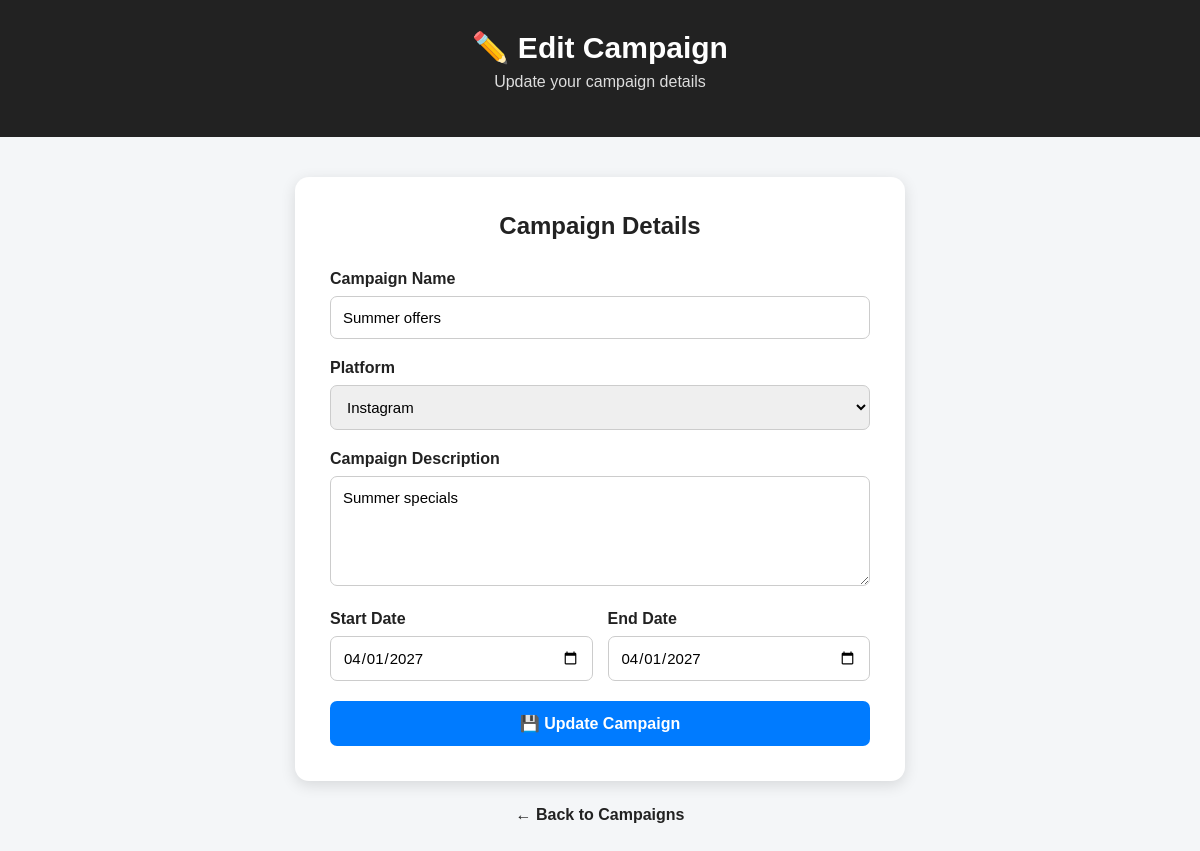
/edit-campaign/2, run on the app's committed database.
### tables this page shows
CREATE TABLE campaigns (
            id INTEGER PRIMARY KEY AUTOINCREMENT,
            name TEXT NOT NULL,
            platform TEXT NOT NULL,
            description TEXT,
            start_date TEXT,
            end_date TEXT
        );

### app.py (the view, shortened to what this page needs)
@app.route("/edit-campaign/<int:campaign_id>", methods=["GET", "POST"])
def edit_campaign(campaign_id):
    conn = sqlite3.connect("campaigns.db")
    conn.row_factory = sqlite3.Row
    cursor = conn.cursor()
    cursor.execute(
        "SELECT * FROM campaigns WHERE id = ?",
        (campaign_id,)
    )
    campaign = cursor.fetchone()
    conn.close()
    return render_template(
        "edit_campaign.html",
        campaign=campaign
    )

### templates/edit_campaign.html (shortened to what this page needs)
<!DOCTYPE html>
<html>
<head>
</head>
<body>
    <div class="header">
        <h1>✏️ Edit Campaign</h1>
        <p>
            Update your campaign details
        </p>
    </div>
    <div class="container">
        <div class="form-card">
            <h2>Campaign Details</h2>
            <form method="POST">
                <label for="campaign_name">
                    Campaign Name
                </label>
                <input
                    type="text"
                    id="campaign_name"
                    name="campaign_name"
                    value="{{ campaign['name'] }}"
                    required
                >
                <label for="platform">
                    Platform
                </label>
                <select
                    id="platform"
                    name="platform"
                    required
                >
                    <option value="Instagram"
                        {% if campaign['platform'] == 'Instagram' %}selected{% endif %}>
                        Instagram
                    </option>
                </select>
                <label for="description">
                    Campaign Description
                </label>
                <textarea
                    id="description"
                    name="description"
                    required
                >{{ campaign['description'] }}</textarea>
                <div class="date-row">
                    <div>
                        <label for="start_date">
                            Start Date
                        </label>
                        <input
                            type="date"
                            id="start_date"
                            name="start_date"
                            value="{{ campaign['start_date'] }}"
                            required
                        >
                    </div>
                    <div>
                        <label for="end_date">
                            End Date
                        </label>
                        <input
                            type="date"
                            id="end_date"
                            name="end_date"
                            value="{{ campaign['end_date'] }}"
                            required
                        >
                    </div>
                </div>
                <button
                    type="submit"
                    class="update-btn"
                >
                    💾 Update Campaign
                </button>
            </form>
        </div>
        <a
            href="/campaigns"
            class="back"
        >
            ← Back to Campaigns
        </a>
    </div>
</body>
</html>

### templates/edit_campaign.html (style rules this page uses)
* { box-sizing: border-box; }
body { margin: 0; font-family: Arial, sans-serif; background: #f4f6f8; color: #222; }
.header { background: #222; color: white; text-align: center; padding: 30px 20px; }
.header h1 { margin: 0; font-size: 30px; }
.header p { color: #ddd; margin-top: 8px; }
.container { max-width: 650px; margin: 40px auto; padding: 0 20px; }
.form-card { background: white; padding: 35px; border-radius: 14px; box-shadow: 0 4px 15px rgba(0,0,0,0.12); }
.form-card h2 { text-align: center; margin-top: 0; margin-bottom: 30px; }
label { display: block; font-weight: bold; margin-bottom: 8px; }
input, select, textarea { width: 100%; padding: 12px; margin-bottom: 20px; border: 1px solid #ccc; border-radius: 7px; font-size: 15px; font-family: Arial, sans-serif; }
textarea { min-height: 110px; resize: vertical; }
.date-row { display: grid; grid-template-columns: 1fr 1fr; gap: 15px; }
.update-btn { width: 100%; padding: 13px; background: #007bff; color: white; border: none; border-radius: 7px; font-size: 16px; font-weight: bold; cursor: pointer; }
.back { display: block; text-align: center; margin-top: 25px; text-decoration: none; font-weight: bold; color: #222; }

### data on the page
campaigns: campaign_name "Summer offers", platform "Instagram", description "Summer specials", start_date "04/01/2027", end_date "04/01/2027"
